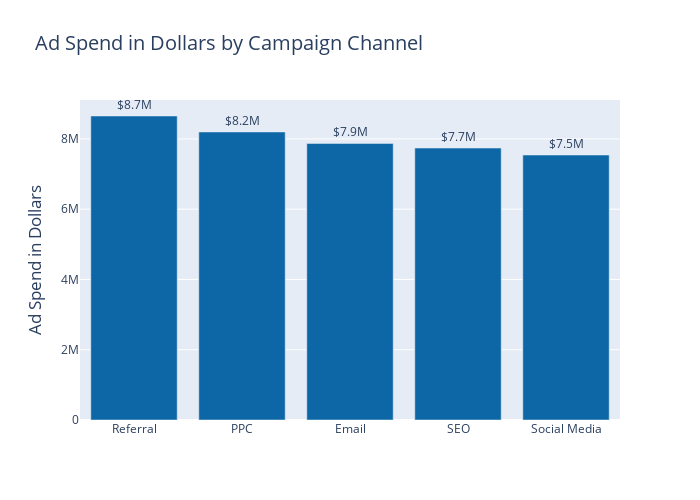

The notebook cell this image was saved under:
### Markdown cell above
### Expenditure for each Campaign Channel

### Code cell
df_channel = run_query("""
    SELECT DISTINCT campaignchannel AS "Campaign channel",
    SUM(adspend) AS "Ad Spend"
    FROM digital_marketing
    GROUP BY 1
    ORDER BY 2 DESC;
    
""")
fig = px.bar(df_channel, x = "Campaign channel", y = "Ad Spend",
             color='Campaign channel', text = 'Ad Spend',
             title='Ad Spend in Dollars by Campaign Channel',
            color_discrete_sequence=['#0d67a6', '#0d67a6', '#0d67a6', '#0d67a6', '#0d67a6'])

fig.update_traces(texttemplate='$%{text:.2s}', textposition='outside')
fig.update_layout(yaxis_title='Ad Spend in Dollars', xaxis_title='', height=500, width = 700)
fig.update_layout(title_font_size=20, xaxis_title_font_size=17, yaxis_title_font_size=17)
fig.update_layout(showlegend=False)

#fig.write_image("ad_spend_by_campaign_channel.png", scale = 3) 
pio.show(fig, filename='ad_spend_by_campaign_channel.html')

### Figure 1 — Plotly figure (JSON) as saved in the notebook; plotly's stock layout.template omitted (floating-point values rounded to 4 significant figures)
{"data": [{"hovertemplate": "Campaign channel=%{x}<br>Ad Spend=%{text}<extra></extra>", "legendgroup": "Referral", "marker": {"color": "#0d67a6", "pattern": {"shape": ""}}, "name": "Referral", "orientation": "v", "showlegend": true, "text": [8654000.0], "textposition": "outside", "texttemplate": "$%{text:.2s}", "type": "bar", "x": ["Referral"], "xaxis": "x", "y": [8654000.0], "yaxis": "y"}, {"hovertemplate": "Campaign channel=%{x}<br>Ad Spend=%{text}<extra></extra>", "legendgroup": "PPC", "marker": {"color": "#0d67a6", "pattern": {"shape": ""}}, "name": "PPC", "orientation": "v", "showlegend": true, "text": [8199000.0], "textposition": "outside", "texttemplate": "$%{text:.2s}", "type": "bar", "x": ["PPC"], "xaxis": "x", "y": [8199000.0], "yaxis": "y"}, {"hovertemplate": "Campaign channel=%{x}<br>Ad Spend=%{text}<extra></extra>", "legendgroup": "Email", "marker": {"color": "#0d67a6", "pattern": {"shape": ""}}, "name": "Email", "orientation": "v", "showlegend": true, "text": [7872000.0], "textposition": "outside", "texttemplate": "$%{text:.2s}", "type": "bar", "x": ["Email"], "xaxis": "x", "y": [7872000.0], "yaxis": "y"}, {"hovertemplate": "Campaign channel=%{x}<br>Ad Spend=%{text}<extra></extra>", "legendgroup": "SEO", "marker": {"color": "#0d67a6", "pattern": {"shape": ""}}, "name": "SEO", "orientation": "v", "showlegend": true, "text": [7741000.0], "textposition": "outside", "texttemplate": "$%{text:.2s}", "type": "bar", "x": ["SEO"], "xaxis": "x", "y": [7741000.0], "yaxis": "y"}, {"hovertemplate": "Campaign channel=%{x}<br>Ad Spend=%{text}<extra></extra>", "legendgroup": "Social Media", "marker": {"color": "#0d67a6", "pattern": {"shape": ""}}, "name": "Social Media", "orientation": "v", "showlegend": true, "text": [7542000.0], "textposition": "outside", "texttemplate": "$%{text:.2s}", "type": "bar", "x": ["Social Media"], "xaxis": "x", "y": [7542000.0], "yaxis": "y"}], "layout": {"barmode": "relative", "height": 500, "legend": {"title": {"text": "Campaign channel"}, "tracegroupgap": 0}, "showlegend": false, "title": {"font": {"size": 20}, "text": "Ad Spend in Dollars by Campaign Channel"}, "width": 700, "xaxis": {"anchor": "y", "autorange": true, "categoryarray": ["Referral", "PPC", "Email", "SEO", "Social Media"], "categoryorder": "array", "domain": [0, 1], "range": [-0.5, 4.5], "title": {"font": {"size": 17}, "text": ""}, "type": "category"}, "yaxis": {"anchor": "x", "autorange": true, "domain": [0, 1], "range": [0, 9109000.0], "title": {"font": {"size": 17}, "text": "Ad Spend in Dollars"}, "type": "linear"}}}
